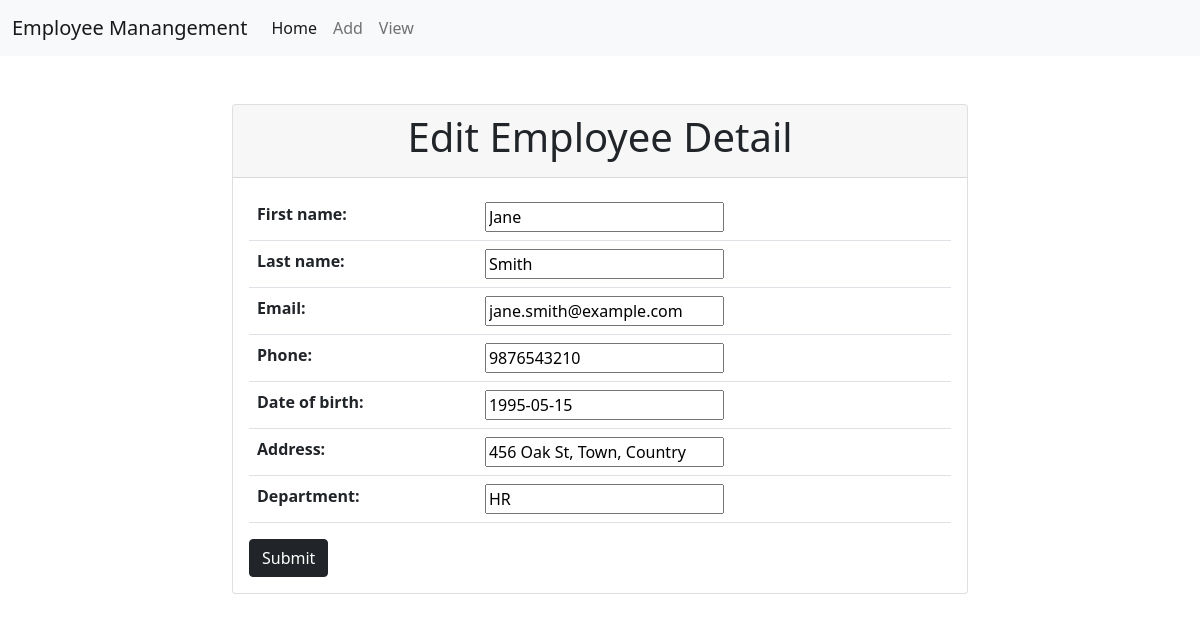
The page /edit/3 on the database its author committed.
### empapp/models.py (models this page shows, shortened)
class Employee(models.Model):
    first_name = models.CharField(max_length=100)
    last_name = models.CharField(max_length=100)
    email = models.EmailField()
    phone = models.CharField(max_length=20)
    date_of_birth = models.DateField()
    address = models.CharField(max_length=255)
    department = models.CharField(max_length=100)

### empapp/views.py (the view)
# urls.py: path('edit/<int:n>', views.edit, name="edit"),
def edit(request,n):
    e = Employee.objects.get(id=n)
    if (request.method == "POST"):
        form = Employeeform(request.POST, request.FILES, instance=e)  # create form object with values entered by user
        if form.is_valid():
            form.save()
            return view(request)
    form = Employeeform(instance=e)
    return render(request,'add1.html',context={'form':form})

### empapp/forms.py
class Employeeform(forms.ModelForm):
    class Meta:
        model=Employee
        fields='__all__'

### templates/add1.html (shortened to what this page needs)
<!DOCTYPE html>
{% extends 'base.html' %}
{% load static %}
{% block content %}
 <div class="container">
    <div class="row justify-content-center">
      <div class="col-md-8">
        <div class="card mt-5">
          <div class="card-header">
            <h1 class="text-center">Edit Employee Detail</h1>
          </div>
          <div class="card-body">
            <form method="POST">
              <table class="table">
                {{ form.as_table }}
              </table>
              <button class="btn btn-dark btn-block" type="submit">Submit</button>
            </form>
          </div>
        </div>
      </div>
    </div>
  </div>
{% endblock %}

### rows shown on the page
Employee: first_name "Jane", last_name "Smith", email "jane.smith@example.com", phone "9876543210", date_of_birth "1995-05-15", address "456 Oak St, Town, Country", department "HR"
